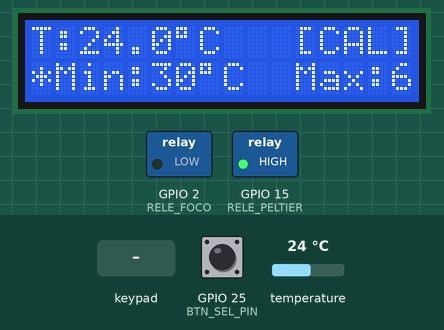
The sketch below on a simulated ESP32. Parts: 16×2 character LCD, switched loads named in the sketch (green lamp = pin HIGH). The inputs (shaded band) are chosen by the test bench; at power-on: GPIO 25 (BTN_SEL_PIN) HIGH, temperature 24 °C.

Above: at 2.8 s.
2.9 s: keypad keys 1 9 1 8 5 2 7 pressed 0.4 s apart
At 4.5 s:
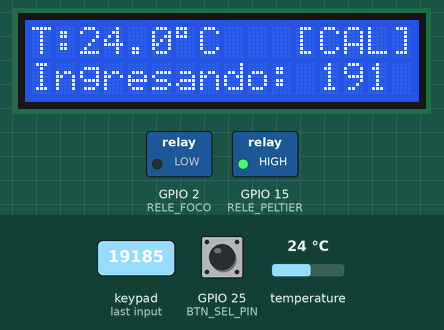
7.2 s: GPIO 25 (BTN_SEL_PIN) pulled LOW for 0.15 s
At 8.5 s:
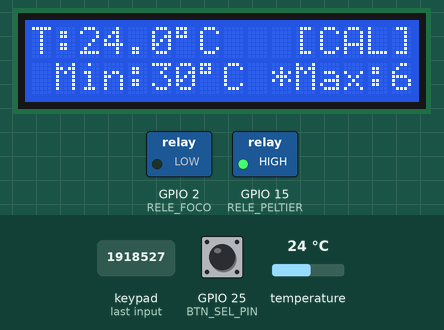
9.1 s: temperature set to 12 °C
At 10.1 s:
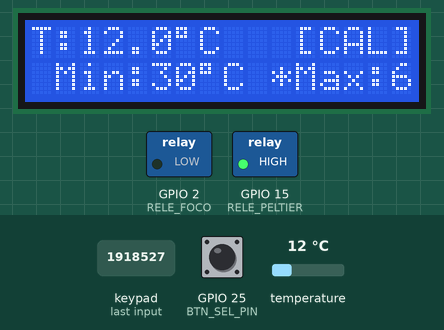
11.1 s: key '1' pressed
At 11.6 s:
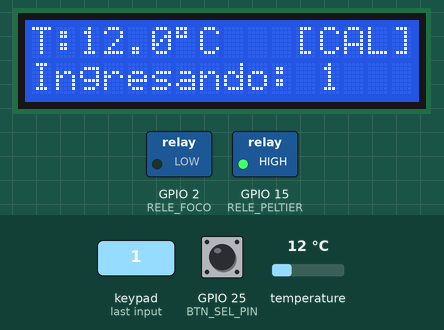
12.6 s: GPIO 25 (BTN_SEL_PIN) pulled LOW for 1 s
At 13.5 s:
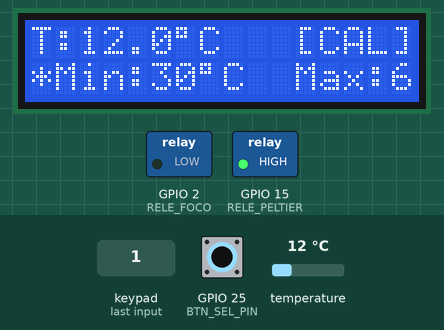
15.1 s: key '2' pressed
At 15.8 s:
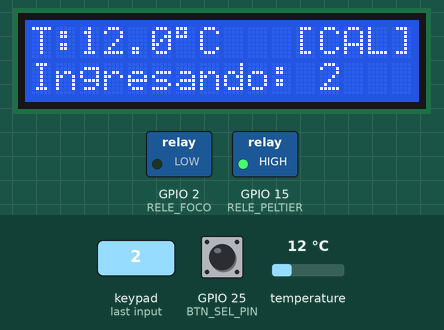
Timing chart, 0 to 17.6 s (numbered marks = the images above; inputs shaded):
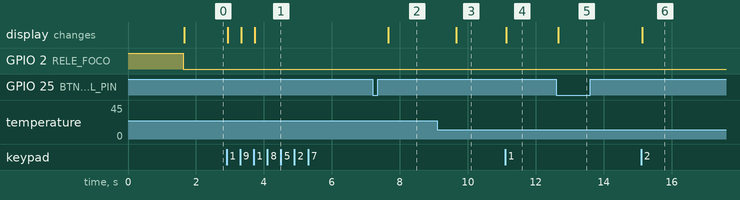

The sketch:

main.ino
```cpp
#include <Arduino.h>
#include <Wire.h>
#include <OneWire.h>
#include <DallasTemperature.h>
#include <LiquidCrystal_I2C.h>
#include <Keypad.h>

// ==========================================
// ASIGNACIÓN DE PINES
// ==========================================
#define DS18B20_PIN  4    // Sensor DS18B20 (GPIO 4)
#define BTN_SEL_PIN  25   // Botón para conmutar entre Min y Max (GPIO 25)

#define RELE_FOCO    2    // Relé Foco / Calentador (GPIO 2 - D2)
#define RELE_PELTIER 15   // Relé Peltier / Enfriador (GPIO 15 - D15)

#define LCD_SDA      21   // LCD I2C SDA
#define LCD_SCL      22   // LCD I2C SCL
#define LCD_ADDR     0x27 // Dirección I2C LCD

// Módulo de Relés Active LOW
#define RELE_ON      LOW
#define RELE_OFF     HIGH

// ==========================================
// CONFIGURACIÓN DEL TECLADO MATRICIAL 4x4 (Pines sin 16 ni 17)
// ==========================================
const byte FILAS = 4;
const byte COLUMNAS = 4;

char teclas[FILAS][COLUMNAS] = {
  {'1', '2', '3', 'A'},
  {'4', '5', '6', 'B'},
  {'7', '8', '9', 'C'},
  {'*', '0', '#', 'D'}
};

byte pinesFilas[FILAS]       = {19, 18, 5, 27}; // F1, F2, F3, F4 (Usa GPIO 27)
byte pinesColumnas[COLUMNAS] = {32, 14, 23, 26}; // C1, C2, C3, C4 (Usa GPIO 32)

Keypad teclado = Keypad(makeKeymap(teclas), pinesFilas, pinesColumnas, FILAS, COLUMNAS);

// ==========================================
// OBJETOS Y VARIABLES DE ESTADO
// ==========================================
OneWire oneWire(DS18B20_PIN);
DallasTemperature sensors(&oneWire);
LiquidCrystal_I2C lcd(LCD_ADDR, 16, 2);

float temperaturaActual = 0.0;
int tempMin = 30; // Umbral Mínimo por defecto
int tempMax = 60; // Umbral Máximo por defecto

// 0 = Editando Temp Mínima, 1 = Editando Temp Máxima
uint8_t limiteSeleccionado = 0;

String bufferTeclado = ""; // Almacena los dígitos ingresados

enum EstadoCiclo { CALENTANDO, ENFRIANDO };
EstadoCiclo estadoCiclo = CALENTANDO;

// Control de tiempos y antirrebote
unsigned long ultimaLecturaTemp = 0;
const unsigned long INTERVALO_TEMP = 1000; // Lectura cada 1 segundo

bool estadoAnteriorBtn = HIGH;
unsigned long ultimoTiempoBoton = 0;
const unsigned long DEBOUNCE_MS = 180;

// Lógica de histéresis del horno
void controlarCiclo() {
  if (estadoCiclo == CALENTANDO) {
    if (temperaturaActual >= tempMax) {
      estadoCiclo = ENFRIANDO;
    }
  } else if (estadoCiclo == ENFRIANDO) {
    if (temperaturaActual <= tempMin) {
      estadoCiclo = CALENTANDO;
    }
  }

  if (estadoCiclo == CALENTANDO) {
    digitalWrite(RELE_FOCO, RELE_ON);
    digitalWrite(RELE_PELTIER, RELE_OFF);
  } else {
    digitalWrite(RELE_FOCO, RELE_OFF);
    digitalWrite(RELE_PELTIER, RELE_ON);
  }
}

// Actualización del display LCD
void actualizarLCD() {
  char linea0[17];
  char linea1[17];

  // Línea 0: Temperatura DS18B20 y estado [CAL/ENF]
  if (temperaturaActual < -50) {
    snprintf(linea0, sizeof(linea0), "T: Error   [%s]",
             estadoCiclo == CALENTANDO ? "CAL" : "ENF");
  } else {
    snprintf(linea0, sizeof(linea0), "T:%4.1f%cC   [%s]",
             temperaturaActual, (char)223, estadoCiclo == CALENTANDO ? "CAL" : "ENF");
  }

  // Línea 1: Umbrales o dígitos marcados
  if (bufferTeclado.length() > 0) {
    snprintf(linea1, sizeof(linea1), "Ingresando: %-4s", bufferTeclado.c_str());
  } else {
    snprintf(linea1, sizeof(linea1), "%cMin:%2d%cC %cMax:%2d%cC",
             limiteSeleccionado == 0 ? '*' : ' ', tempMin, (char)223,
             limiteSeleccionado == 1 ? '*' : ' ', tempMax, (char)223);
  }

  lcd.setCursor(0, 0);
  lcd.print(linea0);
  lcd.setCursor(0, 1);
  lcd.print(linea1);
}

void setup() {
  Serial.begin(115200);

  pinMode(BTN_SEL_PIN, INPUT_PULLUP);

  pinMode(RELE_FOCO, OUTPUT);
  pinMode(RELE_PELTIER, OUTPUT);
  digitalWrite(RELE_FOCO, RELE_OFF);
  digitalWrite(RELE_PELTIER, RELE_OFF);

  Wire.begin(LCD_SDA, LCD_SCL);
  lcd.init();
  lcd.backlight();

  // Inicialización DS18B20
  sensors.begin();
  sensors.setResolution(9);
  sensors.setWaitForConversion(false);
  sensors.requestTemperatures();

  lcd.setCursor(0, 0);
  lcd.print(" Horno DS18B20  ");
  lcd.setCursor(0, 1);
  lcd.print(" Keypad 4x4     ");
  delay(1500);
  lcd.clear();
}

void loop() {
  unsigned long ahora = millis();

  // 1. BOTÓN SELECTOR (GPIO 25)
  bool btnActual = digitalRead(BTN_SEL_PIN);
  if (ahora - ultimoTiempoBoton >= DEBOUNCE_MS) {
    if (btnActual == LOW && estadoAnteriorBtn == HIGH) {
      limiteSeleccionado = (limiteSeleccionado == 0) ? 1 : 0;
      bufferTeclado = "";
      ultimoTiempoBoton = ahora;
    }
  }
  estadoAnteriorBtn = btnActual;

  // 2. TECLADO MATRICIAL
  char tecla = teclado.getKey();
  if (tecla != NO_KEY) {
    if (tecla >= '0' && tecla <= '9') {
      if (bufferTeclado.length() < 3) {
        bufferTeclado += tecla;
      }
    }
    else if (tecla == '#') { // Confirmar e ingresar el valor
      if (bufferTeclado.length() > 0) {
        int valorIngresado = bufferTeclado.toInt();

        if (limiteSeleccionado == 0) {
          if (valorIngresado < tempMax) tempMin = valorIngresado;
        } else {
          if (valorIngresado > tempMin) tempMax = valorIngresado;
        }
        bufferTeclado = "";
      }
    }
    else if (tecla == '*') { // Borrar número
      bufferTeclado = "";
    }
    actualizarLCD();
  }

  // 3. LECTURA DEL SENSOR Y CONTROL
  if (ahora - ultimaLecturaTemp >= INTERVALO_TEMP) {
    float tempRead = sensors.getTempCByIndex(0);
    if (tempRead > -55.0 && tempRead < 125.0) {
      temperaturaActual = tempRead;
    }
    sensors.requestTemperatures();
    ultimaLecturaTemp = ahora;

    controlarCiclo();
    actualizarLCD();
  }
}
```

Measured:
- after the input at 2.9 s, the display: first changes at once (image 1 shows a later state)
- after the input at 7.2 s, the display: changes after 0.46 s (image 2)
- after the input at 9.1 s, the display: changes after 0.56 s (image 3)
- after the input at 11.1 s, the display: changes at once (image 4)
- after the input at 12.6 s, the display: changes after 0.06 s (image 5)
- after the input at 15.1 s, the display: changes at once (image 6)
